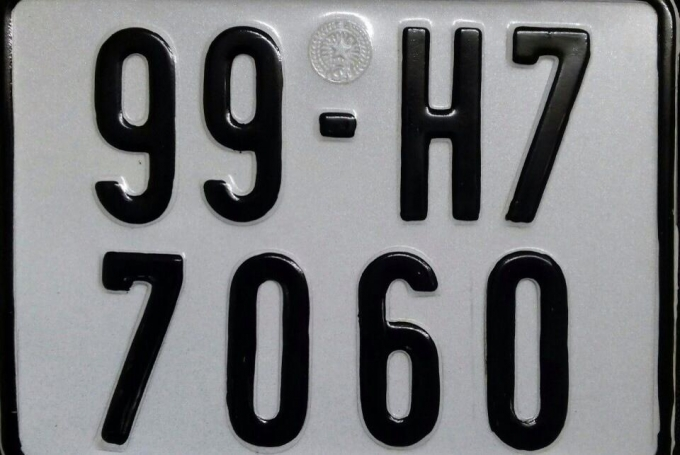
#> input picture Deploy/license_plate_recognition/test1.jpg, 680 x 455 px
$ python -i Preprocess.py   (imports and definitions only)
#> lines starting #> are read from the running program, lines starting #| are printed output that depends on the picture; after the words box and inside, x2 and y2 are one past the last pixel; in counts of white or black regions, pixels touching at a corner belong together
#> further down, picture is the input picture: shape (455, 680, 3); mean B, G, R 123.6, 121.4, 120.4
import numpy as np
import math
import cv2

# module level variables
GAUSSIAN_SMOOTH_FILTER_SIZE = (5, 5)
ADAPTIVE_THRESH_BLOCK_SIZE = 19
ADAPTIVE_THRESH_WEIGHT = 9

def preprocess(imgOriginal):
    imgGrayscale = extractValue(imgOriginal)
    imgMaxContrastGrayscale = maximizeContrast(imgGrayscale)
    height, width = imgGrayscale.shape

    imgBlurred = np.zeros((height, width, 1), np.uint8)
    imgBlurred = cv2.GaussianBlur(imgMaxContrastGrayscale, GAUSSIAN_SMOOTH_FILTER_SIZE, 0)
    ret,imgThresh = cv2.threshold(imgBlurred,0,255,cv2.THRESH_BINARY_INV+cv2.THRESH_OTSU)

    # imgThresh = cv2.adaptiveThreshold(imgBlurred, 255.0, cv2.ADAPTIVE_THRESH_GAUSSIAN_C,
        # cv2.THRESH_BINARY_INV, ADAPTIVE_THRESH_BLOCK_SIZE, ADAPTIVE_THRESH_WEIGHT)

    return imgGrayscale, imgThresh

def extractValue(imgOriginal):
    height, width, numChannels = imgOriginal.shape
#> height = 455; width = 680; numChannels = 3

    imgHSV = np.zeros((height, width, 3), np.uint8)
    imgHSV = cv2.cvtColor(imgOriginal, cv2.COLOR_BGR2HSV)
#> imgHSV: shape (455, 680, 3); mean H, S, V 97.2, 37.4, 124.2
    imgHue, imgSaturation, imgValue = cv2.split(imgHSV)
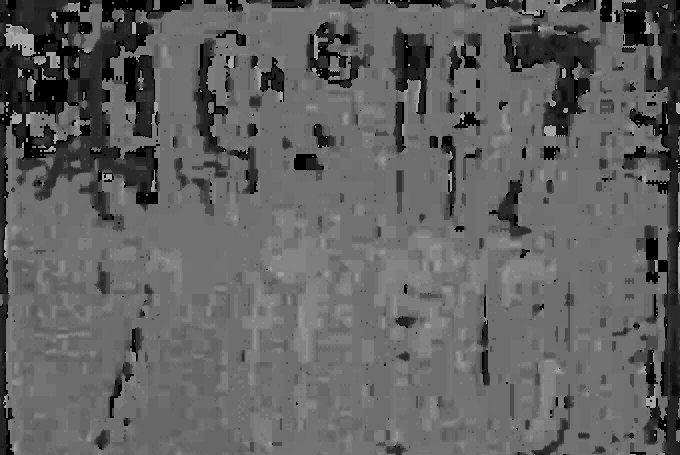
#> imgHue: shape (455, 680); min 0, max 173, mean 97.2
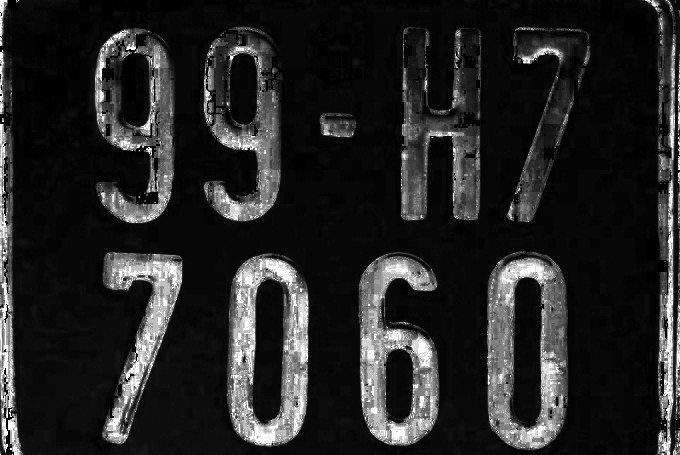
#> imgSaturation: shape (455, 680); min 0, max 255, mean 37.4

    return imgValue

def maximizeContrast(imgGrayscale):
    height, width = imgGrayscale.shape
#> height = 455; width = 680

    imgTopHat = np.zeros((height, width, 1), np.uint8)
    imgBlackHat = np.zeros((height, width, 1), np.uint8)

    structuringElement = cv2.getStructuringElement(cv2.MORPH_RECT, (3, 3))

    imgTopHat = cv2.morphologyEx(imgGrayscale, cv2.MORPH_TOPHAT, structuringElement)
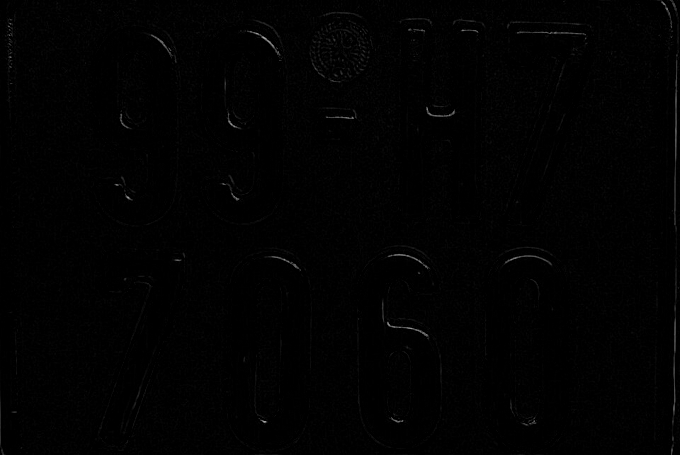
#> imgTopHat: shape (455, 680); min 0, max 170, mean 1.6
    imgBlackHat = cv2.morphologyEx(imgGrayscale, cv2.MORPH_BLACKHAT, structuringElement)

    imgGrayscalePlusTopHat = cv2.add(imgGrayscale, imgTopHat)
    imgGrayscalePlusTopHatMinusBlackHat = cv2.subtract(imgGrayscalePlusTopHat, imgBlackHat)

    return imgGrayscalePlusTopHatMinusBlackHat

>>> import cv2
>>> picture = cv2.imread('test1.jpg')
>>> result = preprocess(picture)
#> in preprocess, `ret,imgThresh = cv2.threshold(imgBlurred,0,255,cv2.THRESH_BINARY_INV+c..`:
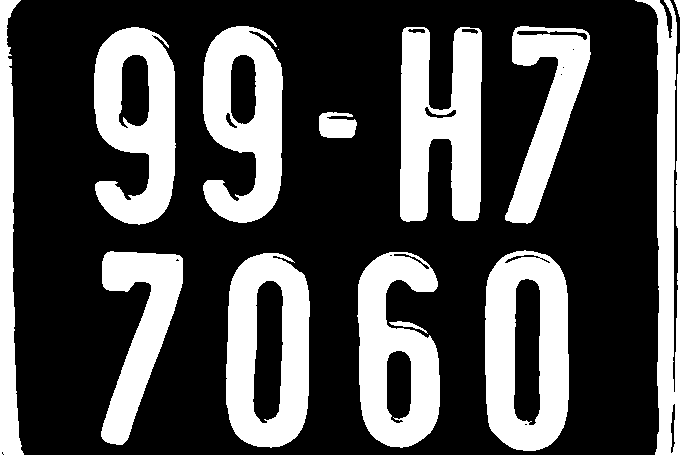
#> imgThresh: shape (455, 680); 30.9% white; 14 white regions (1 under 20 px), largest, box (x1, y1, x2, y2) and area: (485, 250, 569, 451) 11624, (400, 27, 482, 222) 11461, (226, 253, 310, 448) 10921
#> in preprocess, `ret,imgThresh = cv2.threshold(imgBlurred,0,255,cv2.THRESH_BINARY_INV+c..`: ret = 95
